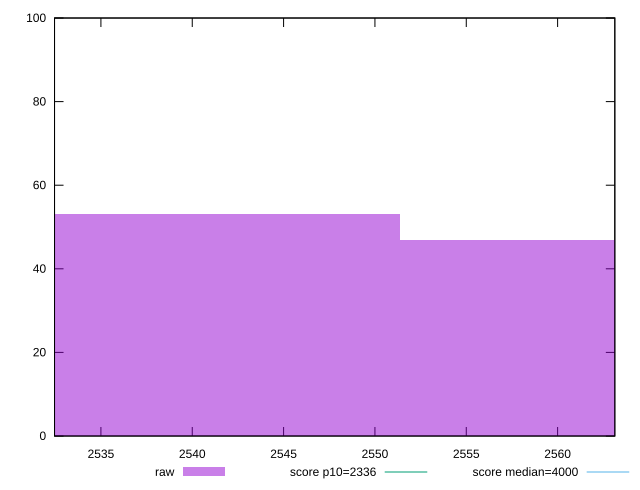

gnuplot code for this plot:
reset

$raw <<EOF
2540.793043318176 53
2561.966318679161 47
EOF

set key outside below
set boxwidth 21.1732753609848
set xrange [2532.4610000000002:2563.1319999999996]
set yrange [0:100]
set trange [0:100]
set style fill transparent solid 0.5 noborder

set parametric
set terminal svg size 640, 490 enhanced background rgb 'white'
set output "reports/report_00033_2021-03-01T14-23-16.841Z/first-contentful-paint/samples/astro/raw/histogram.svg"

plot $raw title "raw" with boxes, \
     2336,t title "score p10=2336", \
     4000,t title "score median=4000"

reset
